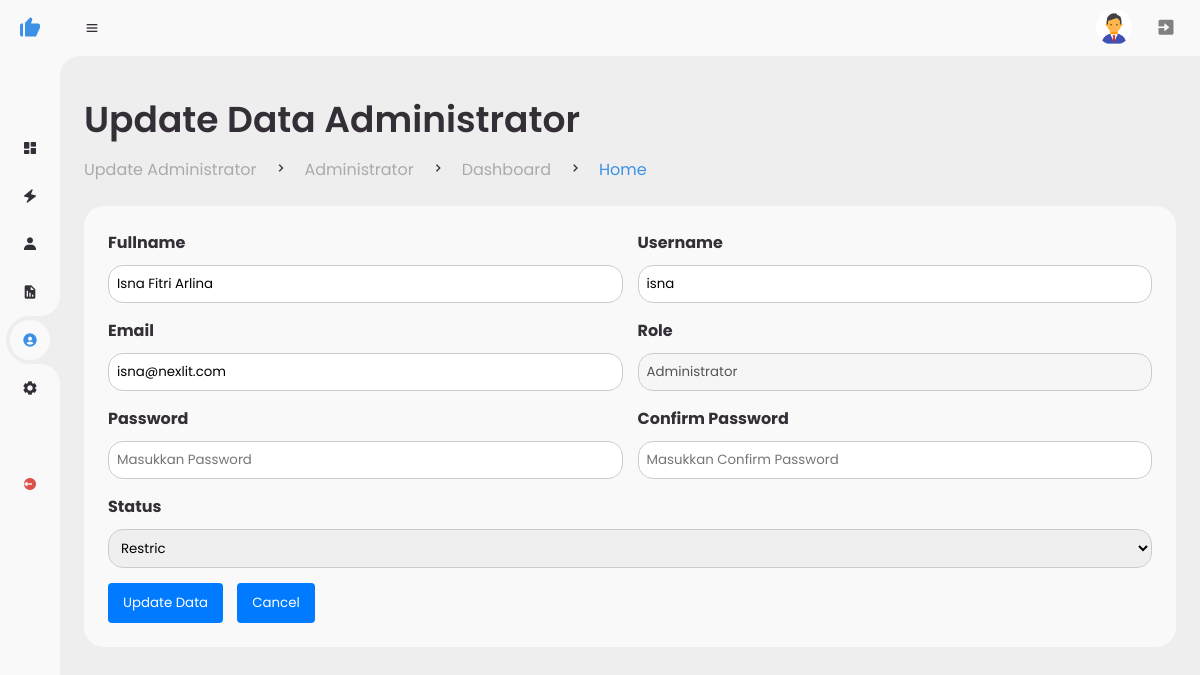
The app's page /administrator-menu/updateadministrator.php?id=5 (signed in) with its own data.
### tables this page shows
CREATE TABLE `users` (
  `id` int NOT NULL,
  `fullname` varchar(200) NOT NULL,
  `username` varchar(200) NOT NULL,
  `email` varchar(200) NOT NULL,
  `password` varchar(200) NOT NULL,
  `confirm_password` varchar(200) DEFAULT NULL,
  `status` enum('Active','Restric') NOT NULL,
  `create_on` date DEFAULT NULL,
  `profile_picture` varchar(200) NOT NULL DEFAULT 'profile/default.png',
  `role` enum('Administrator') NOT NULL,
  `about` varchar(254) DEFAULT NULL,
  `last_login` datetime DEFAULT NULL,
  `last_ip` varchar(45) DEFAULT NULL
);

### administrator-menu/updateadministrator.php (the view, shortened to what this page needs)
<?php
include "../connection.php";
$userId = $_SESSION['user_id'];
$query = "SELECT id, fullname, username, email, role, create_on, profile_picture, about, status FROM users WHERE id = ?";
$stmt = $connection->prepare($query);
$stmt->bind_param("i", $userId);
$stmt->execute();
$result = $stmt->get_result();
$user_data = $result->fetch_assoc();
if (isset($_GET['id'])) {
    $adminId = $_GET['id'];
    $query = "SELECT id, fullname, username, email, role, profile_picture, status FROM users WHERE id = ?";
    $stmt = $connection->prepare($query);
    $stmt->bind_param("i", $adminId);
    $stmt->execute();
    $result = $stmt->get_result();
    $admin_data = $result->fetch_assoc();
} else {
    header("Location: administrator.php");
    exit();
}
?>
<!DOCTYPE html>
<html lang="en">
<head>
	<link href='https://unpkg.com/boxicons@2.0.9/css/boxicons.min.css' rel='stylesheet'>
    <link href="https://cdn.jsdelivr.net/npm/sweetalert2@11.4.21/dist/sweetalert2.min.css" rel="stylesheet">
	<link rel="stylesheet" href="style.css">
	<link rel="stylesheet" href="style/style.css">
    <link rel="stylesheet" href="style/bootstap.css">
</head>
<body>
	<section id="sidebar" class="hide">
		<a href="index.php" class="brand btn" onclick="showLoadingAndRedirect(event, 'index.php')">
			<i class='bx bxs-like'></i>
		</a>
		<ul class="side-menu top">
			<li>
				<a href="index.php" class="btn" onclick="showLoadingAndRedirect(event, 'index.php')">
					<i class='bx bxs-dashboard' ></i>
				</a>
			</li>
			<li>
				<a href="belitoken.php" class="btn" onclick="showLoadingAndRedirect(event, 'belitoken.php')">
					<i class='bx bxs-zap' ></i>
				</a>
			</li>
			<li>
				<a href="customer.php" class="btn" onclick="showLoadingAndRedirect(event, 'customer.php')">
					<i class='bx bxs-user' ></i>
				</a>
			</li>
			<li>
				<a href="report.php" class="btn" onclick="showLoadingAndRedirect(event, 'report.php')">
					<i class='bx bxs-report'></i>
				</a>
			</li>
			<li class="active">
				<a href="administrator.php" class="btn" onclick="showLoadingAndRedirect(event, 'administrator.php')">
					<i class='bx bxs-user-circle'></i>
				</a>
			</li>
			<li>
				<a href="settings.php" class="btn" onclick="showLoadingAndRedirect(event, 'settings.php')">
					<i class='bx bxs-cog' ></i>
				</a>
			</li>
		</ul>
		<ul class="side-menu">
			<li>
				<a href="logout.php" class="logout btn" onclick="showLoadingAndRedirect(event, 'logout.php')">
					<i class='bx bxs-log-out-circle' ></i>
				</a>
			</li>
		</ul>
	</section>
	<section id="content">
		<nav>
			<i class='bx bx-menu' ></i>
			<a href="settings.php" class="profile btn" onclick="showLoadingAndRedirect(event, 'settings.php')">
				<img src="<?php echo htmlspecialchars($user_data['profile_picture']); ?>" alt="Profile Image">
			</a>
			<a href="logout.php" class="notification">
				<i class='bx bxs-exit' style="color: gray; transition: color 0.3s ease;" onmouseover="this.style.color='red'" onmouseout="this.style.color='gray'"></i>
			</a>
		</nav>
		<main>
			<div class="head-title">
				<div class="left">
					<h1>Update Data Administrator</h1>
					<ul class="breadcrumb">
						<li><a href="#">Update Administrator</a></li>
						<li><i class='bx bx-chevron-right'></i></li>
						<li><a href="administrator.php">Administrator</a></li>
						<li><i class='bx bx-chevron-right'></i></li>
                        <li><a href="index.php">Dashboard</a></li>
                        <li><i class='bx bx-chevron-right'></i></li>
						<li><a class="active" href="index.php">Home</a></li>
					</ul>
				</div>
			</div>
            <div class="table-data">
				<div class="order">
				<form method="POST">
					<div class="form-row">
						<div class="form-group col-md-6">
							<label for="inputFullname">Fullname</label>
                            <input type="text" class="form-control" id="fullname" name="fullname" value="<?php echo htmlspecialchars($admin_data['fullname']); ?>" required>
						</div>
						<div class="form-group col-md-6">
							<label for="inputUsername">Username</label>
                            <input type="text" class="form-control" id="username" name="username" value="<?php echo htmlspecialchars($admin_data['username']); ?>" required>
						</div>
					</div>
					<div class="form-row">
						<div class="form-group col-md-6">
							<label for="inputEmail">Email</label>
                            <input type="email" class="form-control" id="email" name="email" value="<?php echo htmlspecialchars($admin_data['email']); ?>" required>
						</div>
						<div class="form-group col-md-6">
							<label for="inputRole">Role</label>
							<input type="text" class="form-control" id="inputRole" value="Administrator" disabled>
						</div>
					</div>
					<div class="form-row">
                        <div class="form-group col-md-6">
                            <label for="inputPassword">Password</label>
                            <input type="password" class="form-control" id="inputPassword" name="password" placeholder="Masukkan Password">
                        </div>
                        <div class="form-group col-md-6">
                            <label for="inputConfirmPassword">Confirm Password</label>
                            <input type="password" class="form-control" id="inputConfirmPassword" name="confirmPassword" placeholder="Masukkan Confirm Password">
                        </div>
                    </div>
                    <div class="form-row">
                        <div class="form-group col-md-6">
                            <label for="inputstatus">Status</label>
                            <select class="form-control" id="inputstatus" name="status" required>
                                <option value="Restric" <?php echo ($admin_data['status'] == 'Restric') ? 'selected' : ''; ?>>Restric</option>
                            </select>
                        </div>
                    </div>
					<button type="submit" class="btn" onclick="confirmUpdate()">Update Data</button>
					<button type="button" class="btn" onclick="showLoadingAndRedirect('administrator.php')">Cancel</button>
				</form>
				</div>
			</div>
		</main>
	</section>
</body>
</html>

### administrator-menu/style.css (style rules this page uses)
* { margin: 0; padding: 0; box-sizing: border-box; }
a { text-decoration: none; }
li { list-style: none; }
:root { --poppins: "Poppins", sans-serif; --lato: "Lato", sans-serif; --light: #f9f9f9; --blue: #3c91e6; --light-blue: #cfe8ff; --grey: #eee; --dark-grey: #aaaaaa; --dark: #342e37; --red: #db504a; --yellow: #ffce26; --light-yellow: #fff2c6; --orange: #fd7238; --light-orange: #ffe0d3; }
html { overflow-x: hidden; }
body { background: var(--grey); overflow-x: hidden; }
#sidebar { position: fixed; top: 0; left: 0; width: 280px; height: 100%; background: var(--light); z-index: 2000; font-family: var(--lato); transition: 0.3s ease; overflow-x: hidden; scrollbar-width: none; }
#sidebar.hide { width: 60px; }
#sidebar .brand { font-size: 24px; font-weight: 700; height: 56px; display: flex; align-items: center; color: var(--blue); position: sticky; top: 0; left: 0; background: var(--light); z-index: 500; padding-bottom: 20px; box-sizing: content-box; }
#sidebar .brand .bx { min-width: 60px; display: flex; justify-content: center; }
#sidebar .side-menu { width: 100%; margin-top: 48px; }
#sidebar .side-menu li { height: 48px; background: transparent; margin-left: 6px; border-radius: 48px 0 0 48px; padding: 4px; }
#sidebar .side-menu li.active { background: var(--grey); position: relative; }
#sidebar .side-menu li.active::before { content: ""; position: absolute; width: 40px; height: 40px; border-radius: 50%; top: -40px; right: 0; box-shadow: 20px 20px 0 var(--grey); z-index: -1; }
#sidebar .side-menu li.active::after { content: ""; position: absolute; width: 40px; height: 40px; border-radius: 50%; bottom: -40px; right: 0; box-shadow: 20px -20px 0 var(--grey); z-index: -1; }
#sidebar .side-menu li a { width: 100%; height: 100%; background: var(--light); display: flex; align-items: center; border-radius: 48px; font-size: 16px; color: var(--dark); white-space: nowrap; overflow-x: hidden; }
#sidebar .side-menu.top li.active a { color: var(--blue); }
#sidebar.hide .side-menu li a { width: calc(48px - (4px * 2)); transition: width 0.3s ease; }
#sidebar .side-menu li a.logout { color: var(--red); }
#sidebar .side-menu li a .bx { min-width: calc(60px - ((4px + 6px) * 2)); display: flex; justify-content: center; }
#content { position: relative; width: calc(100% - 280px); left: 280px; transition: 0.3s ease; }
#sidebar.hide ~ #content { width: calc(100% - 60px); left: 60px; }
#content nav { height: 56px; background: var(--light); padding: 0 24px; display: flex; align-items: center; grid-gap: 24px; font-family: var(--lato); position: sticky; top: 0; left: 0; z-index: 1000; }
#content nav::before { content: ""; position: absolute; width: 40px; height: 40px; bottom: -40px; left: 0; border-radius: 50%; box-shadow: -20px -20px 0 var(--light); }
#content nav a { color: var(--dark); }
#content nav .bx.bx-menu { cursor: pointer; color: var(--dark); }
#content nav .notification { font-size: 20px; position: relative; }
#content nav .profile img { width: 36px; height: 36px; object-fit: cover; border-radius: 50%; cursor: pointer; }
#content main { width: 100%; padding: 36px 24px; font-family: var(--poppins); max-height: calc(100vh - 56px); overflow-y: auto; }
#content main .head-title { display: flex; align-items: center; justify-content: space-between; grid-gap: 16px; flex-wrap: wrap; }
#content main .head-title .left h1 { font-size: 36px; font-weight: 600; margin-bottom: 10px; color: var(--dark); }
#content main .head-title .left .breadcrumb { display: flex; align-items: center; grid-gap: 16px; }
#content main .head-title .left .breadcrumb li { color: var(--dark); }
#content main .head-title .left .breadcrumb li a { color: var(--dark-grey); pointer-events: none; }
#content main .head-title .left .breadcrumb li a.active { color: var(--blue); pointer-events: unset; }
#content main .table-data { display: flex; flex-wrap: wrap; grid-gap: 24px; margin-top: 24px; width: 100%; color: var(--dark); }
#content main .table-data > div { border-radius: 20px; background: var(--light); padding: 24px; overflow-x: auto; }
#content main .table-data .order { flex-grow: 1; flex-basis: 500px; }

### administrator-menu/style/style.css (style rules this page uses)
.form-group { margin-bottom: 15px; }
.form-group label { display: block; margin-bottom: 5px; font-weight: bold; }
.form-group input[type="text"], .form-group input[type="email"], .form-group input[type="file"] { width: 100%; padding: 8px; border: 1px solid #ccc; border-radius: 4px; }

### records on screen
users: profile_picture (placeholder picture)
users: fullname "Isna Fitri Arlina", username "isna", email "isna@nexlit.com", status "Restric"
